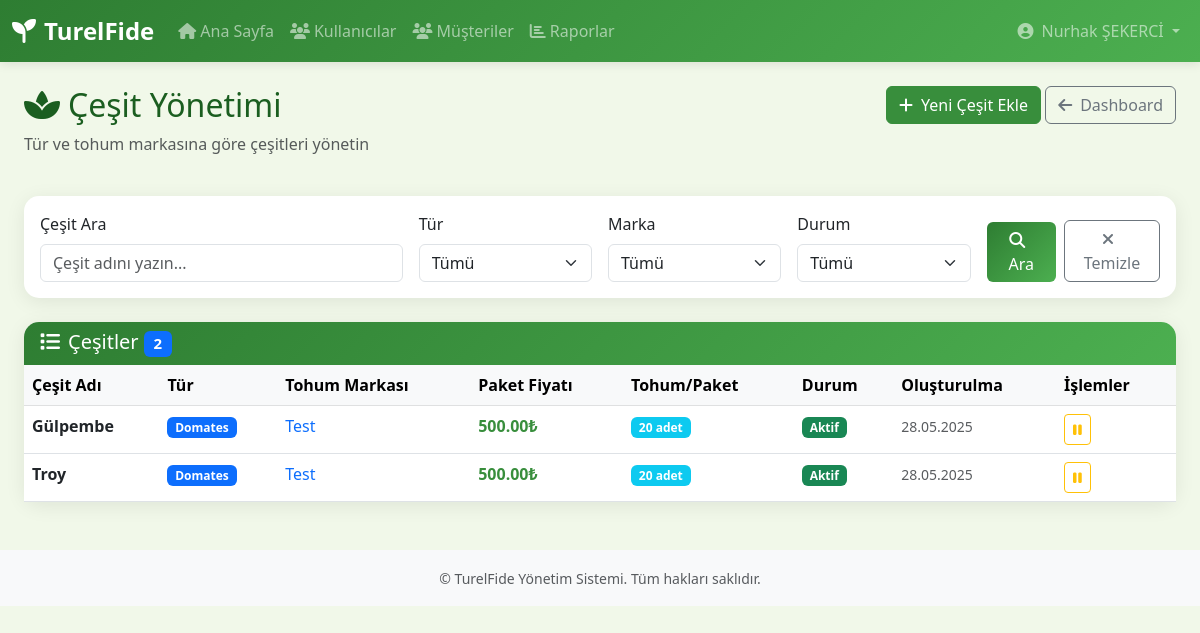
Screenshot of /products/varieties/ (signed in) with the database file from the repository.
### accounts/models.py (models this page shows, shortened)
class User(AbstractUser):
    ROLES = [
        ('admin', 'Admin'),
        ('readonly', 'Patron'),
        ('product_manager', 'Proje Müdürü'),
        ('plant_manager', 'Ekim Sorumlusu'),
        ('plant_personel', 'Ekim Personeli'),
        ('seed_manager', 'Aşı Sorumlusu'),
        ('seed_personel', 'Aşı Personeli'),
        ('finance_personel', 'Finans Personeli'),
        ('shipping_personel', 'Sevkiyat Personeli')
    ]
    role = models.CharField(max_length=20, choices=ROLES)
    phone_number = models.CharField(max_length=10)
    pin_code = models.CharField(max_length=4, unique=True, db_index=True)
    groups = models.ManyToManyField(
        'auth.Group',
        verbose_name='groups',
        blank=True,
        help_text='The groups this user belongs to.',
        related_name='custom_user_set',
        related_query_name='custom_user',
    )
    user_permissions = models.ManyToManyField(
        'auth.Permission',
        verbose_name='user permissions',
        blank=True,
        help_text='Specific permissions for this user.',
        related_name='custom_user_set',
        related_query_name='custom_user',
    )
    class Meta:
        verbose_name = 'Kullanıcı'
        verbose_name_plural = 'Kullanıcılar'

### products/models.py (models this page shows, shortened)
class Variety(models.Model):
    name = models.CharField(
        max_length=100,
        validators=[MinLengthValidator(2)],
        verbose_name="Çeşit Adı",
        help_text="Örnek: Starking, Granny Smith, Golden Delicious"
    )
    species = models.ForeignKey(
        Species,
        on_delete=models.CASCADE,
        related_name='varieties',
        verbose_name="Tür",
        help_text="Bu çeşidin ait olduğu tür"
    )
    seed_brand = models.ForeignKey(
        SeedBrand,
        on_delete=models.CASCADE,
        related_name='varieties',
        verbose_name="Tohum Markası",
        help_text="Bu çeşidin ait olduğu tohum markası"
    )
    is_active = models.BooleanField(
        default=True,
        db_index=True,
        verbose_name="Aktif",
        help_text="Bu çeşit aktif olarak kullanılıyor mu?"
    )
    created_at = models.DateTimeField(
        auto_now_add=True,
        verbose_name="Oluşturulma Tarihi"
    )
    updated_at = models.DateTimeField(
        auto_now=True,
        verbose_name="Güncellenme Tarihi"
    )
    class Meta:
        db_table = 'products_variety'
        verbose_name = "Çeşit"
        verbose_name_plural = "Çeşitler"
        ordering = ['species__name', 'name']
        unique_together = [['species', 'name']]
        indexes = [
            models.Index(fields=['name'], name='variety_name_idx'),
            models.Index(fields=['species', 'name'], name='variety_species_name_idx'),
            models.Index(fields=['is_active'], name='variety_active_idx'),
            models.Index(fields=['seed_brand'], name='variety_seedbrand_idx'),
        ]

class Species(models.Model):
    name = models.CharField(
        max_length=100,
        unique=True,
        validators=[MinLengthValidator(2)],
        verbose_name="Tür Adı",
        help_text="Örnek: Domates, Aşılı Domates, Biber, Patlıcan"
    )
    is_active = models.BooleanField(
        default=True,
        db_index=True,
        verbose_name="Aktif",
        help_text="Bu tür aktif olarak kullanılıyor mu?"
    )
    created_at = models.DateTimeField(
        auto_now_add=True,
        verbose_name="Oluşturulma Tarihi"
    )
    updated_at = models.DateTimeField(
        auto_now=True,
        verbose_name="Güncellenme Tarihi"
    )
    class Meta:
        db_table = 'products_species'
        verbose_name = "Tür"
        verbose_name_plural = "Türler"
        ordering = ['name']
        indexes = [
            models.Index(fields=['name'], name='species_name_idx'),
            models.Index(fields=['is_active'], name='species_active_idx'),
        ]

class SeedBrand(models.Model):
    name = models.CharField(
        max_length=100,
        unique=True,
        validators=[MinLengthValidator(2)],
        verbose_name="Marka Adı",
        help_text="Örnek: Kurumsal, Türkiye, İtalya, Almanya"
    )
    price_per_packet = models.DecimalField(
        max_digits=10,
        decimal_places=2,
        verbose_name="Tohum Paket Fiyatı",
        help_text="Tohum paket fiyatı (TL)"
    )
    seeds_per_packet = models.PositiveIntegerField(
        verbose_name="Paket Başına Tohum Sayısı",
        help_text="Bir pakette kaç adet tohum var"
    )
    is_active = models.BooleanField(
        default=True,
        db_index=True,
        verbose_name="Aktif",
        help_text="Bu marka aktif olarak kullanılıyor mu?"
    )
    created_at = models.DateTimeField(
        auto_now_add=True,
        verbose_name="Oluşturulma Tarihi"
    )
    updated_at = models.DateTimeField(
        auto_now=True,
        verbose_name="Güncellenme Tarihi"
    )
    class Meta:
        db_table = 'products_seedbrand'
        verbose_name = "Tohum Markası"
        verbose_name_plural = "Tohum Markaları"
        ordering = ['name']
        indexes = [
            models.Index(fields=['name'], name='seedbrand_name_idx'),
            models.Index(fields=['is_active'], name='seedbrand_active_idx'),
        ]

### products/views.py (the view)
# urls.py: path('varieties/', views.variety_list_view, name='variety_list'),
@product_permission_required(['admin', 'product_manager', 'readonly'])
def variety_list_view(request):
    search_query = request.GET.get('search', '')
    species_filter = request.GET.get('species', '')
    brand_filter = request.GET.get('brand', '')
    status_filter = request.GET.get('status', '')
    page = request.GET.get('page', 1)
    is_active = None
    if status_filter == 'active':
        is_active = True
    elif status_filter == 'inactive':
        is_active = False
    result = VarietyService.get_variety_list(
        search_query=search_query,
        species_filter=species_filter or None,
        brand_filter=brand_filter or None,
        is_active=is_active,
        page=page
    )
    species_list = ProductFilters.active_species()
    brand_list = ProductFilters.active_seed_brands()
    context = {
        'page_obj': result['page_obj'],
        'varieties': result['varieties'],
        'total_count': result['total_count'],
        'search_query': search_query,
        'species_filter': species_filter,
        'brand_filter': brand_filter,
        'status_filter': status_filter,
        'species_list': species_list,
        'brand_list': brand_list,
        'can_edit': can_edit_products(request.user),
    }
    return render(request, 'products/variety_list.html', context)

### products/templates/products/variety_list.html (shortened to what this page needs)
{% extends 'accounts/base.html' %}
{% block content %}
<div class="container-fluid">
    <div class="row mb-4">
        <div class="col-md-8">
            <h2><i class="fas fa-spa me-2"></i>Çeşit Yönetimi</h2>
            <p class="text-muted">Tür ve tohum markasına göre çeşitleri yönetin</p>
        </div>
        <div class="col-md-4 text-end">
            {% if can_edit %}
            <a href="{% url 'products:variety_create' %}" class="btn btn-success">
                <i class="fas fa-plus me-2"></i>Yeni Çeşit Ekle
            </a>
            {% endif %}
            <a href="{% url 'products:dashboard' %}" class="btn btn-outline-secondary">
                <i class="fas fa-arrow-left me-2"></i>Dashboard
            </a>
        </div>
    </div>
    <div class="card mb-4">
        <div class="card-body">
            <form method="get" class="row g-3">
                <div class="col-md-4">
                    <label for="search" class="form-label">Çeşit Ara</label>
                    <input type="text" class="form-control" id="search" name="search"
                           value="{{ search_query }}" placeholder="Çeşit adını yazın...">
                </div>
                <div class="col-md-2">
                    <label for="species" class="form-label">Tür</label>
                    <select class="form-select" id="species" name="species">
                        <option value="">Tümü</option>
                    </select>
                </div>
                <div class="col-md-2">
                    <label for="brand" class="form-label">Marka</label>
                    <select class="form-select" id="brand" name="brand">
                        <option value="">Tümü</option>
                    </select>
                </div>
                <div class="col-md-2">
                    <label for="status" class="form-label">Durum</label>
                    <select class="form-select" id="status" name="status">
                        <option value="">Tümü</option>
                    </select>
                </div>
                <div class="col-md-2 d-flex align-items-end">
                    <button type="submit" class="btn btn-primary me-2">
                        <i class="fas fa-search me-2"></i>Ara
                    </button>
                    <a href="{% url 'products:variety_list' %}" class="btn btn-outline-secondary">
                        <i class="fas fa-times me-2"></i>Temizle
                    </a>
                </div>
            </form>
        </div>
    </div>
    <div class="card">
        <div class="card-header">
            <div class="d-flex justify-content-between align-items-center">
                <h5 class="mb-0">
                    <i class="fas fa-list me-2"></i>Çeşitler
                    <span class="badge bg-primary">{{ total_count }}</span>
                </h5>
            </div>
        </div>
        <div class="card-body p-0">
            {% if varieties %}
            <div class="table-responsive">
                <table class="table table-hover mb-0">
                    <thead class="table-light">
                        <tr>
                            <th>Çeşit Adı</th>
                            <th>Tür</th>
                            <th>Tohum Markası</th>
                            <th>Paket Fiyatı</th>
                            <th>Tohum/Paket</th>
                            <th>Durum</th>
                            <th>Oluşturulma</th>
                            <th width="120">İşlemler</th>
                        </tr>
                    </thead>
                    <tbody>
                        {% for variety in varieties %}
                        <tr>
                            <td>
                                <strong>{{ variety.name }}</strong>
                            </td>
                            <td>
                                <a href="{% url 'products:species_detail' variety.species.id %}" class="text-decoration-none">
                                    <span class="badge bg-primary">{{ variety.species.name }}</span>
                                </a>
                            </td>
                            <td>
                                <a href="{% url 'products:seed_brand_detail' variety.seed_brand.id %}" class="text-decoration-none">
                                    {{ variety.seed_brand.name }}
                                </a>
                            </td>
                            <td>
                                <span class="text-success fw-bold">{{ variety.seed_brand.price_per_packet }}₺</span>
                            </td>
                            <td>
                                <span class="badge bg-info">{{ variety.seed_brand.seeds_per_packet }} adet</span>
                            </td>
                            <td>
                                {% if variety.is_active %}
                                    <span class="badge bg-success">Aktif</span>
                                {% else %}
                                    <span class="badge bg-secondary">Pasif</span>
                                {% endif %}
                            </td>
                            <td>
                                <small class="text-muted">{{ variety.created_at|date:"d.m.Y" }}</small>
                            </td>
                            <td>
                                <div class="btn-group btn-group-sm">
                                    {% if can_edit %}
                                    <button type="button" class="btn btn-outline-warning"
                                            onclick="toggleStatus('variety', {{ variety.id }})"
                                            title="{% if variety.is_active %}Pasifleştir{% else %}Aktifleştir{% endif %}">
                                        {% if variety.is_active %}
                                            <i class="fas fa-pause"></i>
                                        {% else %}
                                            <i class="fas fa-play"></i>
                                        {% endif %}
                                    </button>
                                    {% endif %}
                                </div>
                            </td>
                        </tr>
                        {% endfor %}
                    </tbody>
                </table>
            </div>
            {% endif %}
        </div>
    </div>
</div>
{% endblock %}

### accounts/templates/accounts/base.html (shortened to what this page needs)
<!DOCTYPE html>
<html lang="tr">
<head>
    <link href="https://cdn.jsdelivr.net/npm/bootstrap@5.3.0/dist/css/bootstrap.min.css" rel="stylesheet">
    <link rel="stylesheet" href="https://cdn.jsdelivr.net/npm/bootstrap-icons@1.11.0/font/bootstrap-icons.css">
    <link rel="stylesheet" href="https://cdnjs.cloudflare.com/ajax/libs/font-awesome/6.4.0/css/all.min.css">
</head>
<body>
    {% if user.is_authenticated %}
    <nav class="navbar navbar-expand-lg navbar-dark navbar-custom">
        <div class="container-fluid">
            <a class="navbar-brand" href="{% url 'accounts:dashboard' %}">
                <i class="fas fa-seedling me-2"></i>TurelFide
            </a>
            <div class="collapse navbar-collapse" id="navbarNav">
                <ul class="navbar-nav me-auto">
                    <li class="nav-item">
                        <a class="nav-link" href="{% url 'accounts:dashboard' %}">
                            <i class="fas fa-home me-1"></i>Ana Sayfa
                        </a>
                    </li>
                    {% if user.role == 'admin' or user.role == 'readonly' or user.role == 'product_manager' %}
                    <li class="nav-item">
                        <a class="nav-link" href="{% url 'accounts:user_list' %}">
                            <i class="fas fa-users me-1"></i>Kullanıcılar
                        </a>
                    </li>
                    <li class="nav-item">
                        <a class="nav-link" href="{% url 'customers:list' %}">
                            <i class="fas fa-users me-1"></i>Müşteriler
                        </a>
                    </li>
                    {% endif %}
                    {% if 'manager' in user.role or user.role == 'admin' %}
                    <li class="nav-item">
                        <a class="nav-link" href="#!">
                            <i class="fas fa-chart-bar me-1"></i>Raporlar
                        </a>
                    </li>
                    {% endif %}
                </ul>
                <ul class="navbar-nav">
                    <li class="nav-item dropdown">
                        <a class="nav-link dropdown-toggle" href="#" role="button" data-bs-toggle="dropdown">
                            <i class="fas fa-user-circle me-1"></i>
                            {{ user.get_full_name|default:user.username }}
                        </a>
                    </li>
                </ul>
            </div>
        </div>
    </nav>
    {% endif %}
    <main class="{% if user.is_authenticated %}container-fluid mt-4{% endif %}">
        {% block content %}{% endblock %}
    </main>
    {% if user.is_authenticated %}
    <footer class="bg-light text-center py-3 mt-5">
        <div class="container">
            <small class="text-muted">
                © {{ "now"|date:"Y" }} TurelFide Yönetim Sistemi. Tüm hakları saklıdır.
            </small>
        </div>
    </footer>
    {% endif %}
</body>
</html>

### rows the page displays
User: get_full_name "Nurhak ŞEKERCİ"
Variety: name "Gülpembe", species.name "Domates", seed_brand.name "Test", seed_brand.price_per_packet "500.00", seed_brand.seeds_per_packet "20", is_active "Aktif", created_at "28.05.2025"
Variety: name "Troy", species.name "Domates", seed_brand.name "Test", seed_brand.price_per_packet "500.00", seed_brand.seeds_per_packet "20", is_active "Aktif", created_at "28.05.2025"

### other values shown
{{ total_count }} "2"
